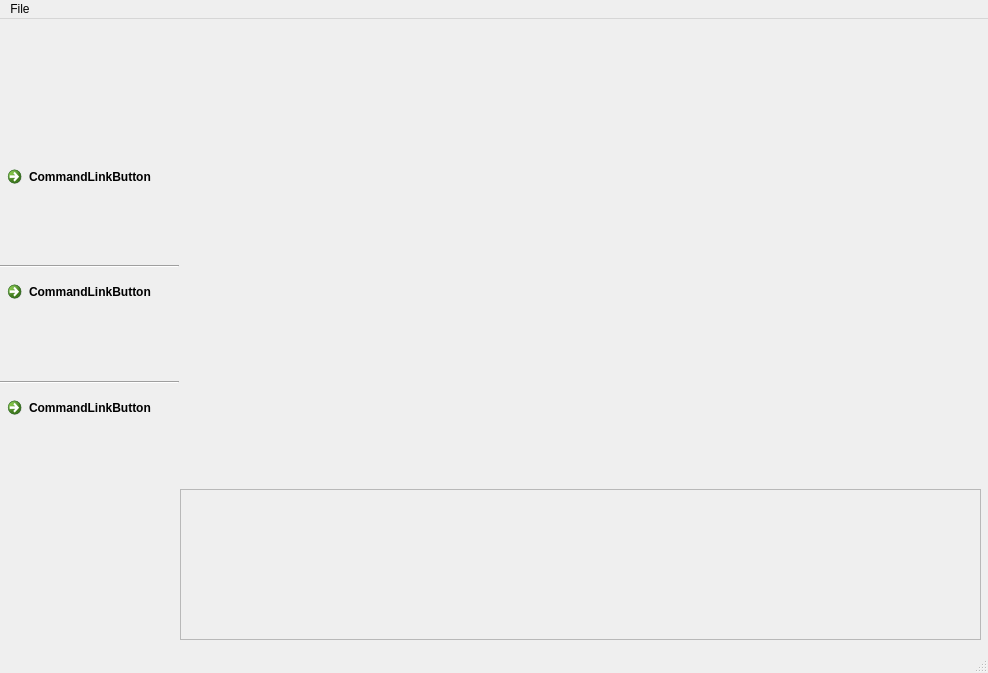
<?xml version="1.0" encoding="UTF-8"?>
<ui version="4.0">
 <class>MainWindow</class>
 <widget class="QMainWindow" name="MainWindow">
  <property name="geometry">
   <rect>
    <x>0</x>
    <y>0</y>
    <width>988</width>
    <height>673</height>
   </rect>
  </property>
  <property name="windowTitle">
   <string>MainWindow</string>
  </property>
  <widget class="QWidget" name="centralwidget">
   <widget class="QWidget" name="verticalLayoutWidget">
    <property name="geometry">
     <rect>
      <x>0</x>
      <y>140</y>
      <width>179</width>
      <height>331</height>
     </rect>
    </property>
    <layout class="QVBoxLayout" name="verticalLayout">
     <item>
      <widget class="QCommandLinkButton" name="commandLinkButton">
       <property name="text">
        <string>CommandLinkButton</string>
       </property>
      </widget>
     </item>
     <item>
      <widget class="Line" name="line">
       <property name="orientation">
        <enum>Qt::Horizontal</enum>
       </property>
      </widget>
     </item>
     <item>
      <widget class="QCommandLinkButton" name="commandLinkButton_2">
       <property name="text">
        <string>CommandLinkButton</string>
       </property>
      </widget>
     </item>
     <item>
      <widget class="Line" name="line_2">
       <property name="orientation">
        <enum>Qt::Horizontal</enum>
       </property>
      </widget>
     </item>
     <item>
      <widget class="QCommandLinkButton" name="commandLinkButton_3">
       <property name="text">
        <string>CommandLinkButton</string>
       </property>
      </widget>
     </item>
    </layout>
   </widget>
   <widget class="QFrame" name="frame">
    <property name="geometry">
     <rect>
      <x>180</x>
      <y>470</y>
      <width>801</width>
      <height>151</height>
     </rect>
    </property>
    <property name="frameShape">
     <enum>QFrame::StyledPanel</enum>
    </property>
    <property name="frameShadow">
     <enum>QFrame::Raised</enum>
    </property>
   </widget>
  </widget>
  <widget class="QMenuBar" name="menubar">
   <property name="geometry">
    <rect>
     <x>0</x>
     <y>0</y>
     <width>988</width>
     <height>22</height>
    </rect>
   </property>
   <widget class="QMenu" name="menuFile">
    <property name="title">
     <string>File</string>
    </property>
    <addaction name="actionSelect_Application"/>
   </widget>
   <addaction name="menuFile"/>
  </widget>
  <widget class="QStatusBar" name="statusbar"/>
  <action name="actionSelect_Application">
   <property name="text">
    <string>Select Application</string>
   </property>
  </action>
 </widget>
 <resources/>
 <connections/>
</ui>
